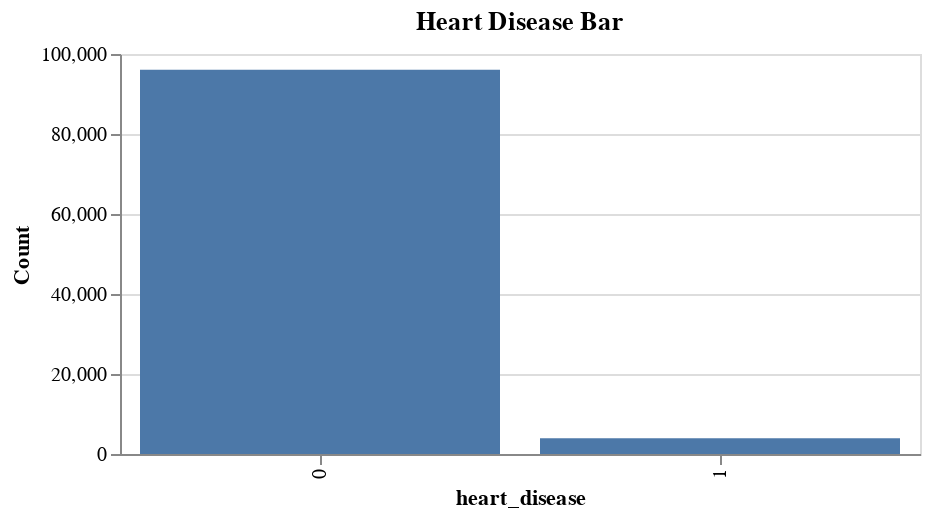

Notebook source saved alongside this figure:
### Code cell
heart_disease_bar = alt.Chart(pd.DataFrame({"heart_disease": heart_disease_value.index, "count": heart_disease_value})).mark_bar().encode(
    x=alt.X("heart_disease:N", title="heart_disease"),  
    y=alt.Y("count:Q", title="Count"), 
).properties(
    width=400,
    height=200,
    title="Heart Disease Bar"
)

heart_disease_bar

### Figure 1 — Vega-Lite specification as saved in the notebook (floating-point values rounded to 4 significant figures)
{"config": {"view": {"continuousWidth": 400, "continuousHeight": 300}}, "data": {"name": "data-f4a4560be21a74014cf708dc68721d26"}, "mark": "bar", "encoding": {"x": {"field": "heart_disease", "title": "heart_disease", "type": "nominal"}, "y": {"field": "count", "title": "Count", "type": "quantitative"}}, "height": 200, "title": "Heart Disease Bar", "width": 400, "$schema": "https://vega.github.io/schema/vega-lite/v4.17.0.json", "datasets": {"data-f4a4560be21a74014cf708dc68721d26": [{"heart_disease": 0, "count": 96058}, {"heart_disease": 1, "count": 3942}]}}
